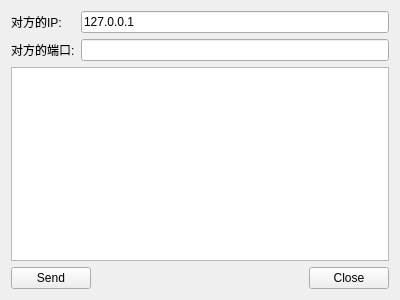
<?xml version="1.0" encoding="UTF-8"?>
<ui version="4.0">
 <class>Widget</class>
 <widget class="QWidget" name="Widget">
  <property name="geometry">
   <rect>
    <x>0</x>
    <y>0</y>
    <width>400</width>
    <height>300</height>
   </rect>
  </property>
  <property name="windowTitle">
   <string>Widget</string>
  </property>
  <layout class="QGridLayout" name="gridLayout">
   <item row="0" column="0">
    <widget class="QLabel" name="label">
     <property name="text">
      <string>对方的IP:</string>
     </property>
    </widget>
   </item>
   <item row="0" column="1" colspan="3">
    <widget class="QLineEdit" name="lineEditIP">
     <property name="text">
      <string>127.0.0.1</string>
     </property>
    </widget>
   </item>
   <item row="1" column="0">
    <widget class="QLabel" name="label_2">
     <property name="text">
      <string>对方的端口:</string>
     </property>
    </widget>
   </item>
   <item row="1" column="1" colspan="3">
    <widget class="QLineEdit" name="lineEditPort">
     <property name="text">
      <string/>
     </property>
    </widget>
   </item>
   <item row="2" column="0" colspan="4">
    <widget class="QTextEdit" name="textEdit"/>
   </item>
   <item row="3" column="0" colspan="2">
    <widget class="QPushButton" name="buttonSend">
     <property name="text">
      <string>Send</string>
     </property>
    </widget>
   </item>
   <item row="3" column="2">
    <spacer name="horizontalSpacer">
     <property name="orientation">
      <enum>Qt::Horizontal</enum>
     </property>
     <property name="sizeHint" stdset="0">
      <size>
       <width>203</width>
       <height>20</height>
      </size>
     </property>
    </spacer>
   </item>
   <item row="3" column="3">
    <widget class="QPushButton" name="buttonClose">
     <property name="text">
      <string>Close</string>
     </property>
    </widget>
   </item>
  </layout>
 </widget>
 <layoutdefault spacing="6" margin="11"/>
 <resources/>
 <connections/>
</ui>
